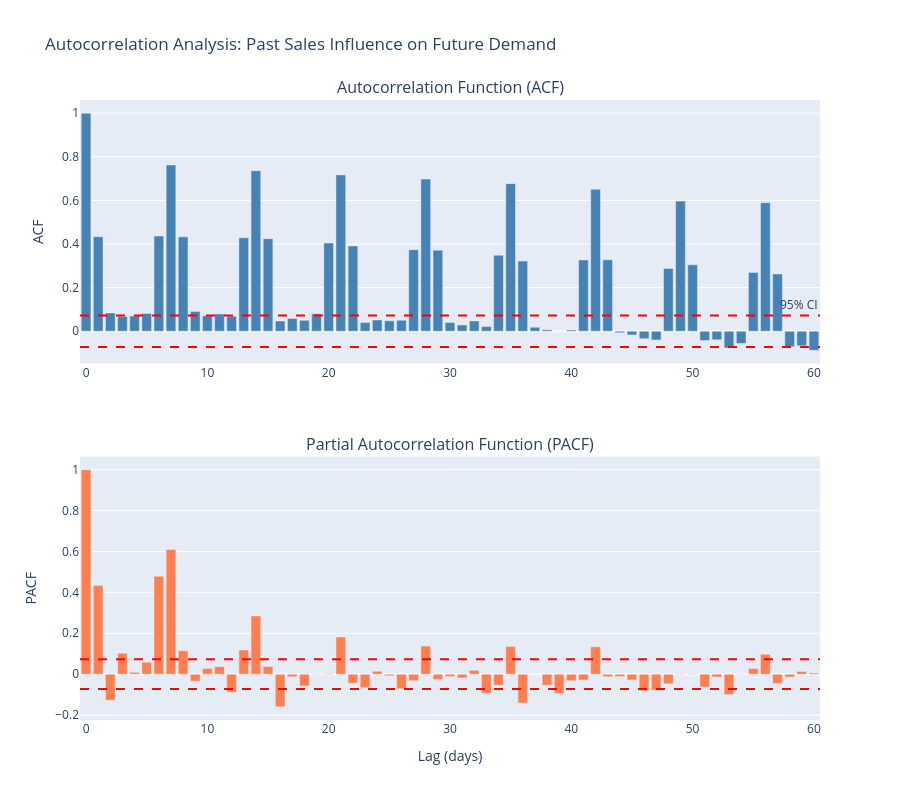

Notebook source saved alongside this figure:
### Markdown cell above
## Section 7: Autocorrelation Analysis (ACF/PACF)

Analyze temporal dependencies to understand how past sales influence future demand.

### Code cell
# ============================================================================
# SECTION 7: AUTOCORRELATION ANALYSIS (ACF / PACF)
# ============================================================================

print("=" * 80)
print("AUTOCORRELATION ANALYSIS")
print("=" * 80)

# Remove NaN values for ACF/PACF
sales_clean = total_daily_sales.dropna()

print(f"\n[ACF/PACF Analysis]")
print(f"Data points analyzed: {len(sales_clean)}")
print(f"Analyzing up to 60 lags (representing temporal dependencies)")

# Create ACF and PACF plots
fig = make_subplots(
    rows=2, cols=1,
    subplot_titles=("Autocorrelation Function (ACF)", "Partial Autocorrelation Function (PACF)"),
    vertical_spacing=0.15
)

# Calculate ACF and PACF
from statsmodels.graphics.tsaplots import acf, pacf

acf_values = acf(sales_clean, nlags=60, fft=False)
pacf_values = pacf(sales_clean, nlags=60, method='ywm')

# Add ACF to plot
fig.add_trace(
    go.Bar(x=list(range(len(acf_values))), y=acf_values, name='ACF',
           marker=dict(color='steelblue')),
    row=1, col=1
)

# Add PACF to plot
fig.add_trace(
    go.Bar(x=list(range(len(pacf_values))), y=pacf_values, name='PACF',
           marker=dict(color='coral')),
    row=2, col=1
)

# Add significance lines
sig_level = 1.96 / np.sqrt(len(sales_clean))
fig.add_hline(y=sig_level, line_dash="dash", line_color="red", row=1, col=1, annotation_text="95% CI")
fig.add_hline(y=-sig_level, line_dash="dash", line_color="red", row=1, col=1)
fig.add_hline(y=sig_level, line_dash="dash", line_color="red", row=2, col=1)
fig.add_hline(y=-sig_level, line_dash="dash", line_color="red", row=2, col=1)

fig.update_xaxes(title_text="Lag (days)", row=2, col=1)
fig.update_yaxes(title_text="ACF", row=1, col=1)
fig.update_yaxes(title_text="PACF", row=2, col=1)
fig.update_layout(height=800, title_text="Autocorrelation Analysis: Past Sales Influence on Future Demand",
                  showlegend=False)
fig.write_html("06_acf_pacf_analysis.html")
fig.show()

# Print ACF/PACF interpretation
print("\n[INTERPRETATION]")
print(f"Significant ACF lags (correlation with past sales):")
significant_acf_lags = np.where(np.abs(acf_values) > sig_level)[0][1:]  # Skip lag 0
print(f"  Lags with significant ACF: {list(significant_acf_lags[:10])}")

print(f"\nSignificant PACF lags (direct influence from past sales):")
significant_pacf_lags = np.where(np.abs(pacf_values) > sig_level)[0][1:]
print(f"  Lags with significant PACF: {list(significant_pacf_lags[:10])}")

# Test for stationarity
print(f"\n[STATIONARITY TEST - Augmented Dickey-Fuller]")
adf_result = adfuller(sales_clean, autolag='AIC')
print(f"ADF Statistic: {adf_result[0]:.6f}")
print(f"p-value: {adf_result[1]:.6f}")
print(f"Critical Values: {adf_result[4]}")

if adf_result[1] < 0.05:
    print("✓ Series is STATIONARY (p < 0.05) - no differencing needed")
else:
    print("⚠️  Series is NON-STATIONARY (p >= 0.05) - may need differencing for ARIMA models")

print("\n[KEY INSIGHTS FROM ACF/PACF]")
print("1. LAG-7 SIGNIFICANCE: Strong correlation at lag 7 indicates weekly seasonality")
print("   → Past week's sales strongly influence current week's sales")
print("2. DECAYING ACF: Gradual decay suggests trend component present")
print("   → Sales have memory - not random day-to-day")
print("3. PACF PATTERN: Direct dependencies indicate autoregressive behavior")
print("   → AR(p) models may be suitable for forecasting")

print("\n✓ AUTOCORRELATION ANALYSIS COMPLETE")

### Figure 1 — Plotly figure (JSON) as saved in the notebook; plotly's stock layout.template omitted (floating-point values rounded to 4 significant figures)
{"data": [{"marker": {"color": "steelblue"}, "name": "ACF", "type": "bar", "x": [0, 1, 2, 3, 4, 5, 6, 7, 8, 9, 10, 11, 12, 13, 14, 15, 16, 17, 18, 19, 20, 21, 22, 23, 24, 25, 26, 27, 28, 29, 30, 31, 32, 33, 34, 35, 36, 37, 38, 39, 40, 41, 42, 43, 44, 45, 46, 47, 48, 49, 50, 51, 52, 53, 54, 55, 56, 57, 58, 59, 60], "xaxis": "x", "y": [1, 0.4332, 0.08383, 0.06698, 0.06996, 0.08161, 0.4363, 0.7627, 0.4328, 0.09087, 0.07051, 0.07923, 0.06836, 0.4281, 0.7359, 0.4245, 0.04662, 0.05796, 0.05018, 0.07955, 0.4044, 0.7169, 0.391, 0.0398, 0.05173, 0.04788, 0.05028, 0.3738, 0.6977, 0.3716, 0.03998, 0.02848, 0.04722, 0.02117, 0.3483, 0.6769, 0.3215, 0.01813, 0.006722, -2.124e-05, 0.00528, 0.3266, 0.6509, 0.3273, -0.006916, -0.01698, -0.0341, -0.04023, 0.2881, 0.5966, 0.3044, -0.04318, -0.03947, -0.07729, -0.05661, 0.2688, 0.5894, 0.2627, -0.071, -0.06723, -0.08774], "yaxis": "y"}, {"marker": {"color": "coral"}, "name": "PACF", "type": "bar", "x": [0, 1, 2, 3, 4, 5, 6, 7, 8, 9, 10, 11, 12, 13, 14, 15, 16, 17, 18, 19, 20, 21, 22, 23, 24, 25, 26, 27, 28, 29, 30, 31, 32, 33, 34, 35, 36, 37, 38, 39, 40, 41, 42, 43, 44, 45, 46, 47, 48, 49, 50, 51, 52, 53, 54, 55, 56, 57, 58, 59, 60], "xaxis": "x2", "y": [1, 0.4332, -0.1278, 0.1019, 0.009013, 0.05855, 0.4788, 0.6093, 0.1146, -0.03428, 0.02813, 0.03629, -0.0887, 0.1184, 0.2849, 0.03716, -0.1597, -0.01296, -0.05814, 0.001307, 0.002335, 0.1818, -0.04428, -0.0659, 0.01449, -0.007593, -0.07083, -0.03165, 0.1372, -0.02647, -0.01088, -0.01849, 0.01911, -0.09343, -0.05425, 0.1354, -0.141, -0.0009294, -0.05376, -0.09427, -0.03189, -0.02843, 0.1336, -0.01275, -0.01095, -0.02825, -0.08047, -0.07814, -0.04697, 0.001888, 0.001753, -0.06317, -0.01395, -0.09995, -0.001159, 0.02796, 0.09686, -0.04571, -0.01439, 0.0136, 0.006016], "yaxis": "y2"}], "layout": {"annotations": [{"font": {"size": 16}, "showarrow": false, "text": "Autocorrelation Function (ACF)", "x": 0.5, "xanchor": "center", "xref": "paper", "y": 1, "yanchor": "bottom", "yref": "paper"}, {"font": {"size": 16}, "showarrow": false, "text": "Partial Autocorrelation Function (PACF)", "x": 0.5, "xanchor": "center", "xref": "paper", "y": 0.425, "yanchor": "bottom", "yref": "paper"}, {"showarrow": false, "text": "95% CI", "x": 1, "xanchor": "right", "xref": "x domain", "y": 0.07254, "yanchor": "bottom", "yref": "y"}], "height": 800, "shapes": [{"line": {"color": "red", "dash": "dash"}, "type": "line", "x0": 0, "x1": 1, "xref": "x domain", "y0": 0.07254, "y1": 0.07254, "yref": "y"}, {"line": {"color": "red", "dash": "dash"}, "type": "line", "x0": 0, "x1": 1, "xref": "x domain", "y0": -0.07254, "y1": -0.07254, "yref": "y"}, {"line": {"color": "red", "dash": "dash"}, "type": "line", "x0": 0, "x1": 1, "xref": "x2 domain", "y0": 0.07254, "y1": 0.07254, "yref": "y2"}, {"line": {"color": "red", "dash": "dash"}, "type": "line", "x0": 0, "x1": 1, "xref": "x2 domain", "y0": -0.07254, "y1": -0.07254, "yref": "y2"}], "showlegend": false, "title": {"text": "Autocorrelation Analysis: Past Sales Influence on Future Demand"}, "xaxis": {"anchor": "y", "domain": [0, 1]}, "xaxis2": {"anchor": "y2", "domain": [0, 1], "title": {"text": "Lag (days)"}}, "yaxis": {"anchor": "x", "domain": [0.575, 1], "title": {"text": "ACF"}}, "yaxis2": {"anchor": "x2", "domain": [0, 0.425], "title": {"text": "PACF"}}}}
